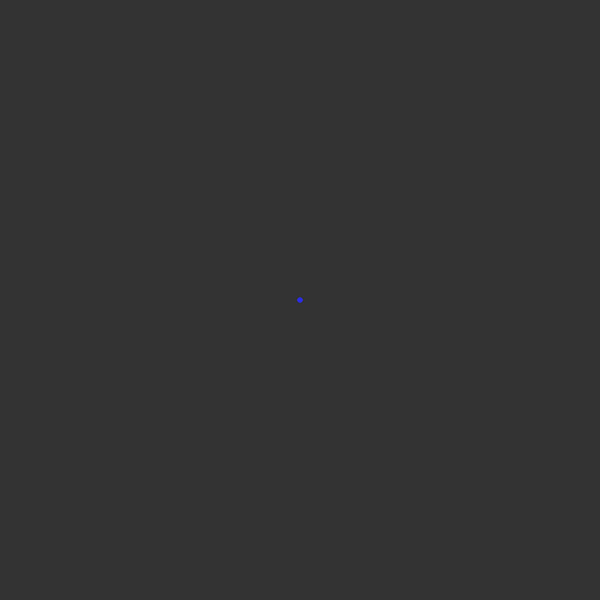
Frame 1 (no input)
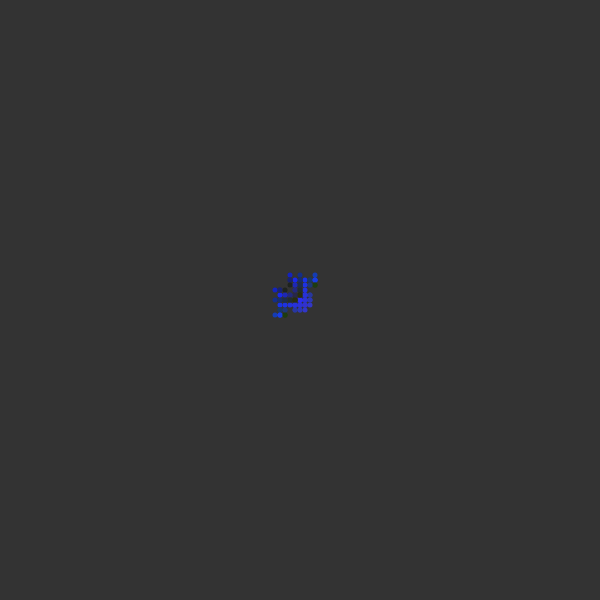
Frame 60 (no input)
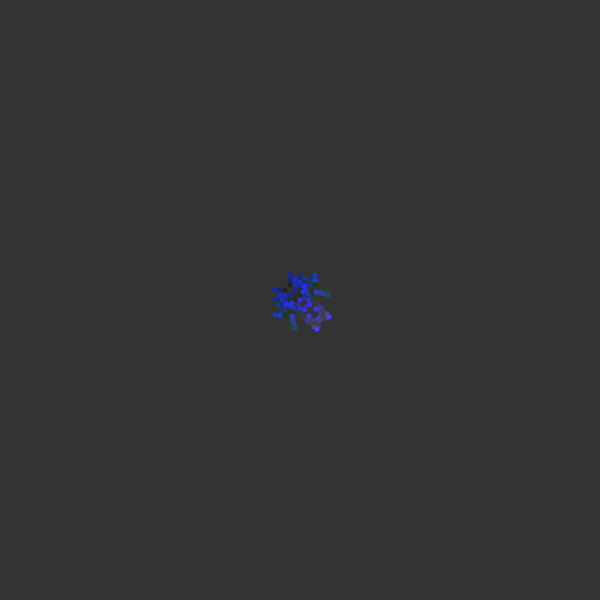
Frame 120 (the mouse pressed at the canvas centre since frame 60)

The p5.js sketch that drew these frames (run headless with seeded random() and noise() and a simulated clock; from frame 60 on, the mouse is pressed at the canvas centre):

// p5.js sketch
// ── sketch.js
function setup() {
    canvassize = 600;
    createCanvas(canvassize, canvassize);
    x = canvassize/2 ;
    y = canvassize/2 ;
    background(51);
    step = 5;
    stepdiff = 4;
    mX = 0;
    mY = 0;
    mirror = true; // to generate mirror image
}

function draw() {

  stroke(x % 255, y % 255, (x*y) % 255); // %255 part keeps the color changing
  strokeWeight(5);
  point(x, y);
  if (mirror){
    point(y, x);
  }
  // run towards mouse if it is pressed and inside canvas
  if( mouseX < canvassize && mouseY < canvassize && x != mouseX && y!= mouseY && mouseIsPressed) { //

    mX = (mouseX-x)/abs(mouseX-x);
    mY = (mouseY-y)/abs(mouseY-y);
    x = x + ((step-stepdiff)*mX);
    y = y + ((step-stepdiff)*mY);
  }
  var r = floor(random(4));
  switch (r) {
    case 0:
      x = x + step;
      break;
    case 1:
      x = x - step;
      break;
    case 2:
      y = y + step;
      break;
    case 3:
      y = y - step;
      break;
  }
  x = x % canvassize; // so that it stays within the canvas
  y = y % canvassize;
}
